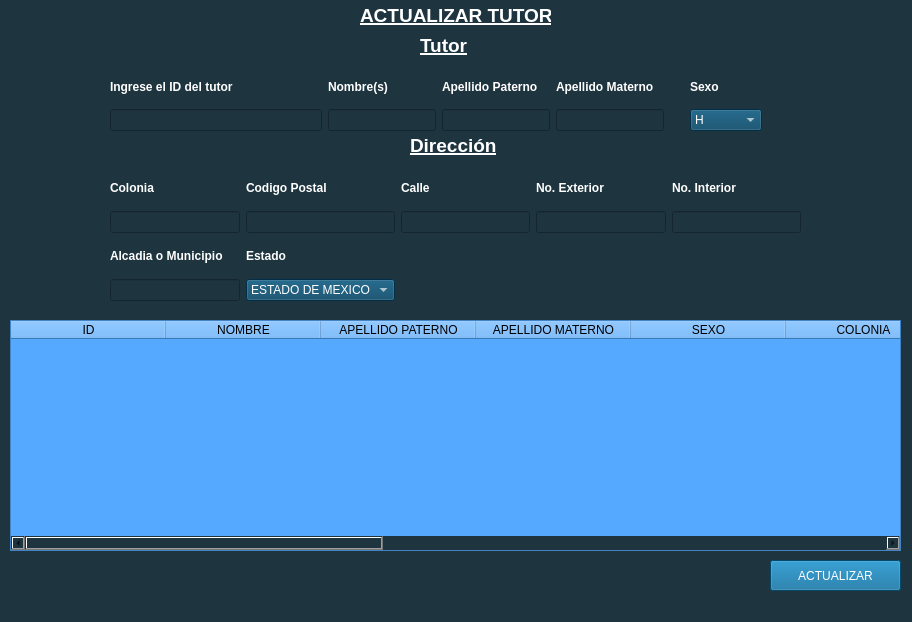
<?xml version="1.0" encoding="UTF-8"?>
<ui version="4.0">
 <class>Form_ACTUALIZAR_TUTOR</class>
 <widget class="QWidget" name="Form_ACTUALIZAR_TUTOR">
  <property name="geometry">
   <rect>
    <x>0</x>
    <y>0</y>
    <width>912</width>
    <height>622</height>
   </rect>
  </property>
  <property name="windowTitle">
   <string>ACTUALIZAR TUTOR</string>
  </property>
  <property name="windowIcon">
   <iconset resource="../resources_rc.qrc">
    <normaloff>:/iconos/recursos/boton-actualizar.png</normaloff>:/iconos/recursos/boton-actualizar.png</iconset>
  </property>
  <property name="styleSheet">
   <string notr="true">QWidget
{
	background-color:#1E343F;
	color:#ffffff;
	border-color:#000000;
}
QPushButton
{
	background-color:#046799;
	color:#FFFFFF;
	border-color:#000000;
}

QComboBox
{
	background-color:#034263;
	color:#FFFFFF;
	border-color:#000000;
}

QGroupBox
{
	background-color:#1E343F;
	color:#ffffff;
	border-color:#000000;
}</string>
  </property>
  <widget class="QPushButton" name="actualizar">
   <property name="geometry">
    <rect>
     <x>770</x>
     <y>560</y>
     <width>131</width>
     <height>31</height>
    </rect>
   </property>
   <property name="text">
    <string>ACTUALIZAR</string>
   </property>
   <property name="icon">
    <iconset resource="../resources_rc.qrc">
     <normaloff>:/iconos/recursos/boton-actualizar.png</normaloff>:/iconos/recursos/boton-actualizar.png</iconset>
   </property>
   <property name="iconSize">
    <size>
     <width>20</width>
     <height>20</height>
    </size>
   </property>
  </widget>
  <widget class="QLabel" name="label_19">
   <property name="geometry">
    <rect>
     <x>410</x>
     <y>130</y>
     <width>91</width>
     <height>31</height>
    </rect>
   </property>
   <property name="text">
    <string>&lt;html&gt;&lt;head/&gt;&lt;body&gt;&lt;p&gt;&lt;span style=&quot; font-size:14pt; font-weight:700; text-decoration: underline;&quot;&gt;Dirección&lt;/span&gt;&lt;/p&gt;&lt;/body&gt;&lt;/html&gt;</string>
   </property>
  </widget>
  <widget class="QWidget" name="layoutWidget">
   <property name="geometry">
    <rect>
     <x>110</x>
     <y>170</y>
     <width>691</width>
     <height>131</height>
    </rect>
   </property>
   <layout class="QGridLayout" name="gridLayout_8">
    <item row="0" column="2">
     <widget class="QLabel" name="label_22">
      <property name="font">
       <font>
        <bold>true</bold>
       </font>
      </property>
      <property name="text">
       <string>Calle</string>
      </property>
     </widget>
    </item>
    <item row="0" column="3">
     <widget class="QLabel" name="label_23">
      <property name="font">
       <font>
        <bold>true</bold>
       </font>
      </property>
      <property name="text">
       <string>No. Exterior</string>
      </property>
     </widget>
    </item>
    <item row="1" column="1">
     <widget class="QLineEdit" name="CP">
      <property name="text">
       <string/>
      </property>
     </widget>
    </item>
    <item row="2" column="0">
     <widget class="QLabel" name="label_25">
      <property name="font">
       <font>
        <bold>true</bold>
       </font>
      </property>
      <property name="text">
       <string>Alcadia o Municipio</string>
      </property>
     </widget>
    </item>
    <item row="1" column="4">
     <widget class="QLineEdit" name="interior">
      <property name="text">
       <string/>
      </property>
     </widget>
    </item>
    <item row="1" column="0">
     <widget class="QLineEdit" name="colonia">
      <property name="text">
       <string/>
      </property>
     </widget>
    </item>
    <item row="3" column="0">
     <widget class="QLineEdit" name="alcaldia">
      <property name="text">
       <string/>
      </property>
     </widget>
    </item>
    <item row="2" column="1">
     <widget class="QLabel" name="label_26">
      <property name="font">
       <font>
        <bold>true</bold>
       </font>
      </property>
      <property name="text">
       <string>Estado</string>
      </property>
     </widget>
    </item>
    <item row="1" column="2">
     <widget class="QLineEdit" name="calle">
      <property name="text">
       <string/>
      </property>
     </widget>
    </item>
    <item row="0" column="4">
     <widget class="QLabel" name="label_24">
      <property name="font">
       <font>
        <bold>true</bold>
       </font>
      </property>
      <property name="text">
       <string>No. Interior</string>
      </property>
     </widget>
    </item>
    <item row="0" column="0">
     <widget class="QLabel" name="label_20">
      <property name="font">
       <font>
        <bold>true</bold>
       </font>
      </property>
      <property name="text">
       <string>Colonia</string>
      </property>
     </widget>
    </item>
    <item row="0" column="1">
     <widget class="QLabel" name="label_21">
      <property name="font">
       <font>
        <bold>true</bold>
       </font>
      </property>
      <property name="text">
       <string>Codigo Postal</string>
      </property>
     </widget>
    </item>
    <item row="1" column="3">
     <widget class="QLineEdit" name="exterior">
      <property name="text">
       <string/>
      </property>
     </widget>
    </item>
    <item row="3" column="1">
     <widget class="QComboBox" name="estado">
      <item>
       <property name="text">
        <string>ESTADO DE MEXICO</string>
       </property>
      </item>
      <item>
       <property name="text">
        <string>CIUDAD DE MEXICO</string>
       </property>
      </item>
     </widget>
    </item>
   </layout>
  </widget>
  <widget class="QLabel" name="label_27">
   <property name="geometry">
    <rect>
     <x>420</x>
     <y>30</y>
     <width>51</width>
     <height>31</height>
    </rect>
   </property>
   <property name="text">
    <string>&lt;html&gt;&lt;head/&gt;&lt;body&gt;&lt;p&gt;&lt;span style=&quot; font-size:14pt; font-weight:700; text-decoration: underline;&quot;&gt;Tutor&lt;/span&gt;&lt;/p&gt;&lt;/body&gt;&lt;/html&gt;</string>
   </property>
  </widget>
  <widget class="QWidget" name="layoutWidget">
   <property name="geometry">
    <rect>
     <x>690</x>
     <y>70</y>
     <width>72</width>
     <height>61</height>
    </rect>
   </property>
   <layout class="QGridLayout" name="gridLayout_10">
    <item row="0" column="0">
     <widget class="QLabel" name="label_31">
      <property name="font">
       <font>
        <bold>true</bold>
       </font>
      </property>
      <property name="text">
       <string>Sexo</string>
      </property>
     </widget>
    </item>
    <item row="1" column="0">
     <widget class="QComboBox" name="sexo_2">
      <item>
       <property name="text">
        <string>H</string>
       </property>
      </item>
      <item>
       <property name="text">
        <string>M</string>
       </property>
      </item>
     </widget>
    </item>
   </layout>
  </widget>
  <widget class="QGroupBox" name="groupBox">
   <property name="geometry">
    <rect>
     <x>10</x>
     <y>320</y>
     <width>891</width>
     <height>231</height>
    </rect>
   </property>
   <property name="styleSheet">
    <string notr="true">color: rgb(0, 0, 0);</string>
   </property>
   <property name="title">
    <string/>
   </property>
   <widget class="QTableWidget" name="tableWidget">
    <property name="geometry">
     <rect>
      <x>0</x>
      <y>0</y>
      <width>891</width>
      <height>231</height>
     </rect>
    </property>
    <property name="styleSheet">
     <string notr="true">background-color: rgb(85, 170, 255);</string>
    </property>
    <attribute name="horizontalHeaderDefaultSectionSize">
     <number>155</number>
    </attribute>
    <column>
     <property name="text">
      <string>ID</string>
     </property>
    </column>
    <column>
     <property name="text">
      <string>NOMBRE</string>
     </property>
     <property name="font">
      <font>
       <kerning>false</kerning>
      </font>
     </property>
    </column>
    <column>
     <property name="text">
      <string>APELLIDO PATERNO</string>
     </property>
    </column>
    <column>
     <property name="text">
      <string>APELLIDO MATERNO</string>
     </property>
    </column>
    <column>
     <property name="text">
      <string>SEXO</string>
     </property>
    </column>
    <column>
     <property name="text">
      <string>COLONIA</string>
     </property>
    </column>
    <column>
     <property name="text">
      <string>CODIGO POSTAL</string>
     </property>
    </column>
    <column>
     <property name="text">
      <string>CALLE</string>
     </property>
    </column>
    <column>
     <property name="text">
      <string>NO.EXTERIOR</string>
     </property>
    </column>
    <column>
     <property name="text">
      <string>NO.INTERIOR</string>
     </property>
    </column>
    <column>
     <property name="text">
      <string>ALCALDIA</string>
     </property>
    </column>
    <column>
     <property name="text">
      <string>ESTADO</string>
     </property>
    </column>
   </widget>
  </widget>
  <widget class="QLabel" name="label_33">
   <property name="geometry">
    <rect>
     <x>360</x>
     <y>0</y>
     <width>191</width>
     <height>31</height>
    </rect>
   </property>
   <property name="text">
    <string>&lt;html&gt;&lt;head/&gt;&lt;body&gt;&lt;p&gt;&lt;span style=&quot; font-size:14pt; font-weight:700; text-decoration: underline;&quot;&gt;ACTUALIZAR TUTOR&lt;/span&gt;&lt;/p&gt;&lt;/body&gt;&lt;/html&gt;</string>
   </property>
  </widget>
  <widget class="QWidget" name="layoutWidget">
   <property name="geometry">
    <rect>
     <x>110</x>
     <y>70</y>
     <width>554</width>
     <height>61</height>
    </rect>
   </property>
   <layout class="QGridLayout" name="gridLayout">
    <item row="0" column="0">
     <widget class="QLabel" name="label_32">
      <property name="font">
       <font>
        <pointsize>9</pointsize>
        <bold>true</bold>
       </font>
      </property>
      <property name="text">
       <string>Ingrese el ID del tutor</string>
      </property>
     </widget>
    </item>
    <item row="0" column="1" rowspan="2">
     <layout class="QGridLayout" name="gridLayout_9">
      <item row="0" column="0">
       <widget class="QLabel" name="label_28">
        <property name="font">
         <font>
          <pointsize>9</pointsize>
          <bold>true</bold>
         </font>
        </property>
        <property name="text">
         <string>Nombre(s)</string>
        </property>
       </widget>
      </item>
      <item row="0" column="2">
       <widget class="QLabel" name="label_29">
        <property name="font">
         <font>
          <pointsize>9</pointsize>
          <bold>true</bold>
         </font>
        </property>
        <property name="text">
         <string>Apellido Materno</string>
        </property>
       </widget>
      </item>
      <item row="1" column="0">
       <widget class="QLineEdit" name="nombre_2">
        <property name="text">
         <string/>
        </property>
       </widget>
      </item>
      <item row="1" column="1">
       <widget class="QLineEdit" name="apellido_pat_tutor">
        <property name="text">
         <string/>
        </property>
       </widget>
      </item>
      <item row="1" column="2">
       <widget class="QLineEdit" name="apellido_mat_tutor">
        <property name="text">
         <string/>
        </property>
       </widget>
      </item>
      <item row="0" column="1">
       <widget class="QLabel" name="label_30">
        <property name="font">
         <font>
          <pointsize>9</pointsize>
          <bold>true</bold>
         </font>
        </property>
        <property name="text">
         <string>Apellido Paterno</string>
        </property>
       </widget>
      </item>
     </layout>
    </item>
    <item row="1" column="0">
     <widget class="QLineEdit" name="ID_TUTOR">
      <property name="text">
       <string/>
      </property>
     </widget>
    </item>
   </layout>
  </widget>
 </widget>
 <resources>
  <include location="../resources_rc.qrc"/>
 </resources>
 <connections/>
</ui>
